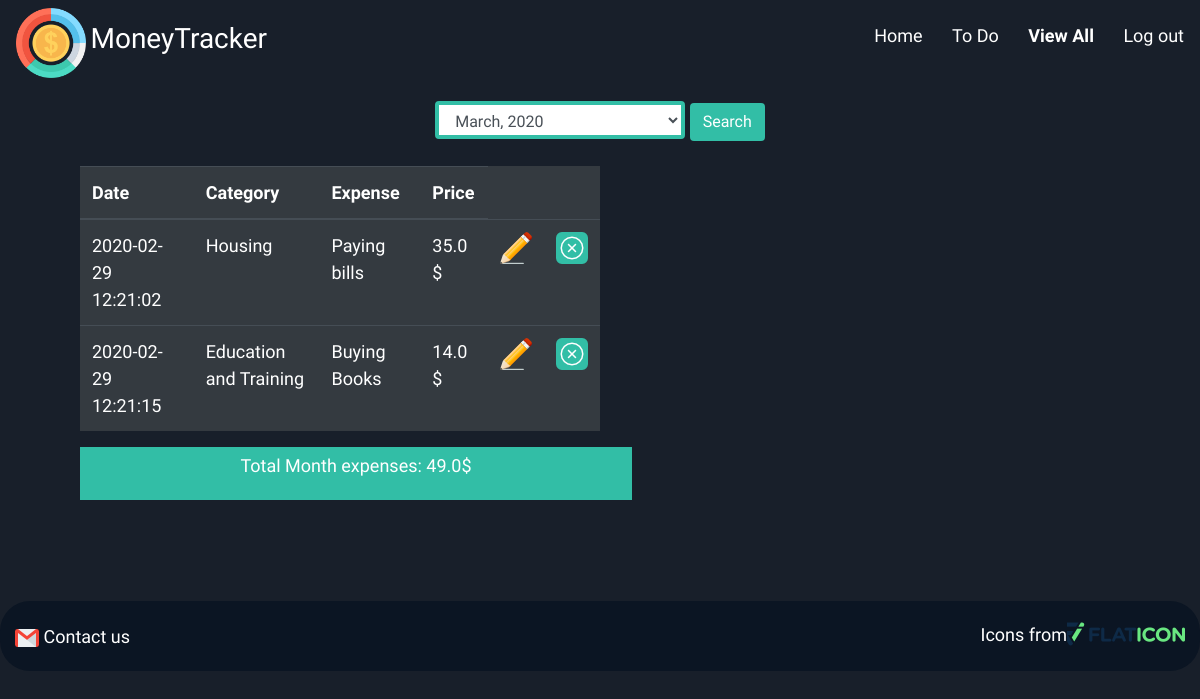
Page /view_all (signed in) on the committed database.
### models.py (models this page shows)
class UserExpense(db.Model):
    __tablename__ = 'expenses'
    __table_args__ = {'extend_existing': True}

### controller_functions.py (the view)
def viewAllExpences():
    logged_in_user = User.query.filter_by(id = session['user_id']).first_or_404("Not logged in")
    expenses = UserExpense.query.filter(UserExpense.user_id == logged_in_user.id).all()
    categories = Category.query.all()
    for exp in expenses:
        for cat in categories:
            if exp.category_id == cat.id:
                exp.category_name = cat.name
    total = 0
    today_date = datetime.now()
    print(expenses)
    sql = text(f"Select categories.name, count(categories.id) as times from expenses inner join categories on expenses.category_id = categories.id inner join users on expenses.user_id = users.id where users.id = {logged_in_user.id} group by categories.id ")
    result = db.engine.execute(sql)
    categories_by_name_and_percentage = result.fetchall()
    cat_and_percentage = []
    for cat in categories_by_name_and_percentage:
        data = {
            'name': cat.name,
            'percentage': cat.times /len(expenses)
        }
        cat_and_percentage.append(data)
    print(cat_and_percentage)
    for ex in expenses:
        total+= ex.amount
    return render_template('viewAll.html', expenses = expenses, total = total, selected = str(today_date.month), categories_percentage = cat_and_percentage)

### templates/viewAll.html (shortened to what this page needs)
<!DOCTYPE html>
<html lang="en">
<head>
	<link rel="stylesheet" href="https://cdnjs.cloudflare.com/ajax/libs/font-awesome/4.7.0/css/font-awesome.min.css">
	<link rel="stylesheet" href="https://stackpath.bootstrapcdn.com/bootstrap/4.4.1/css/bootstrap.min.css">
	<link rel="stylesheet" type="text/css" href="{{url_for('static',filename = 'css/style.css')}}">
</head>
<body>
	<div class="wrapper viewAll">
		{% include 'includes/header.html' %}
		<div class="content">
			<form action="/filter-expense" method="POST" class="searchMonth">
				<select name="active_months" class="form-control">
						<option {%if selected == '3':%}  selected {%endif%} value="3">March, 2020</option>
				</select>
				<input type="submit" name="submit" value="Search" class="btn">
			</form>
			<div class="main">
			<div class="table-content">
				<table class="table table-hover table-dark">
				  	<thead>
				    	<tr>
						    <th scope="col">Date</th>
						    <th scope="col">Category</th>
						    <th scope="col">Expense</th>
						    <th scope="col">Price</th>
				    	</tr>
				  	</thead>
				  	<tbody>
				  		{%for e in expenses%}
				  			<tr>
				  				<td>{{e.created_at}}</td>
				  				<td>{{e.category_name}}</td>
				  				<td>{{e.content}}</td>
				  				<td>{{e.amount}} $</td>
				  				<td>
							    	<a href="/edit/{{e.id}}"><img title="edit" src="{{url_for('static',filename = 'img/edit.png')}}"></a>
							    </td>
							    <td>
							    	<a href="/delete/{{e.id}}"><img title="delete" src="{{url_for('static',filename = 'img/close.png')}}"></a>
							    </td>
				  			</tr>
				  		{%endfor%}
				   </tbody>
				</table>
				<div id="last-table-row" style="position: absolute; ">
					<p colspan="5">Total Month expenses: {{total}}$</p>
				</div>
			</div>
		</div>
	</div>
		{% include 'includes/footer.html' %}
	</div>
</body>
</html>

### static/css/style.css (style rules this page uses)
body { background: hsl(218, 28%, 13%); }
.wrapper { height: 100vh; background: hsl(218, 28%, 13%); color: white; line-height: 1.5; font-family: 'Raleway', sans-serif; font-size: 18px; }
.table-content { text-align: center; }
.viewAll .content { padding: 15px 80px; }
.viewAll .searchMonth { text-align: center; }
.viewAll .form-control { display: inline-block; width: 250px; border: 4px solid #32bea6; }
.viewAll .btn { color: white; background-color: #32bea6; }
.viewAll .main { display: flex; }
.viewAll form { margin-bottom: 25px; }
.viewAll .table-content { margin-right: 50px; display: inline-block; text-align: left; width: 50%; height: 420px; box-sizing: border-box; overflow-y: auto; }
#last-table-row { background: #32bea6; padding: 5px 10px; width: 46%; text-align: center; }

### rows in the picture
UserExpense: created_at "2020-02-29 12:21:02", category_name "Housing", content "Paying bills", amount "35.0"
UserExpense: created_at "2020-02-29 12:21:15", category_name "Education and Training", content "Buying Books", amount "14.0"

### other values in the picture
{{ total }} "49.0"
